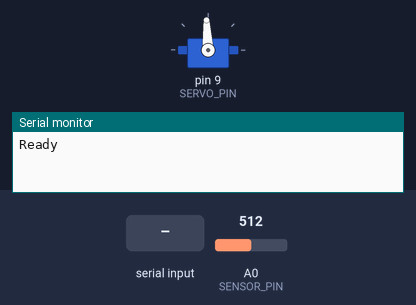
Simulated run of this program. Board: Arduino Uno, built with avr-gcc and run on an emulated ATmega328P. On the bench: servo, the last lines printed to the serial monitor. The test bench sets the inputs (shaded band); at power-on: A0 (SENSOR_PIN) = 512.

Above: at 1.2 s.
1.3 s: A0 (SENSOR_PIN) set to 440
At 1.81 s:
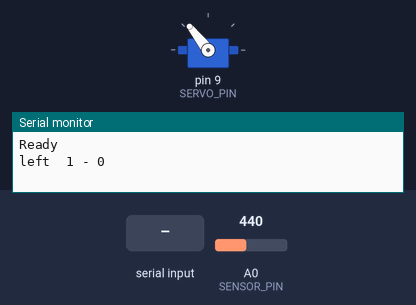
4.3 s: "90,45\n" received over Serial
7.3 s: "r" received over Serial
At 7.36 s:
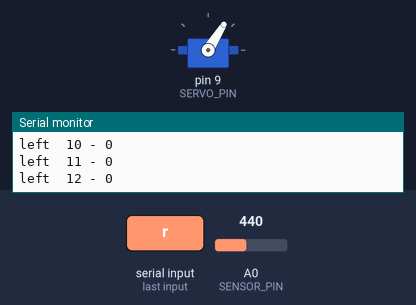
10.3 s: "v90\n" received over Serial
At 10.41 s:
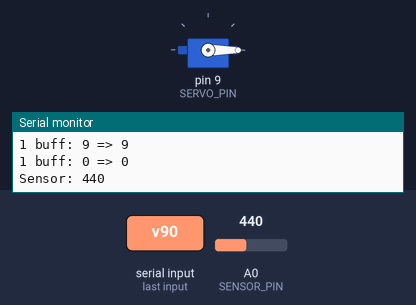
13.3 s: A0 (SENSOR_PIN) set to 460
16.3 s: A0 (SENSOR_PIN) set to 306
Timing chart, 0 to 20.3 s (numbered marks = the images above; inputs shaded):
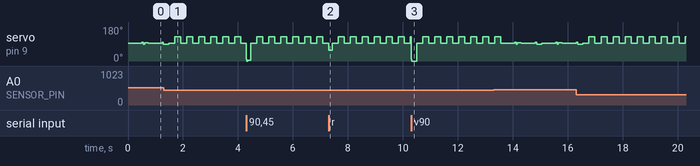

The program:

main.cpp
```cpp
#include <Arduino.h>
#include <Servo.h>

Servo servo;

#define SERVO_PIN 9
#define SENSOR_PIN A0
#define CENTER (90+3)
#define LEFT (CENTER+35)
#define RIGHT (CENTER-35)
#define MAX_OFFSET_POSITION 3

#define LEFT_MIN_SENS 250
#define LEFT_MAX_SENS 450 // 400 + slack
#define RIGHT_MIN_SENS 550 // 600 - slack
#define RIGHT_MAX_SENS 700

#define SENSOR_AVERAGE_COUNT 20
#define LOOP_DELAY 5

int pos = 0;    // variable to store the servo position
bool printSensorValue = false;
unsigned long lastPosChange = 0;
int posOffset = 0;

void changePos(int value) {
    static int prevValue = 0;
    static int totalLeft = 0;
    static int totalRight = 0;

    if (value == prevValue) {
        if (pos != value) {
            lastPosChange = millis();
        }
        pos = value;

        if (pos == LEFT) {
            totalLeft++;
            Serial.print("left  ");
        } else if (pos == RIGHT) {
            totalRight++;
            Serial.print("right ");
        } else {
            return;
        }

        posOffset = 0;
        Serial.print(totalLeft);
        Serial.print(" - ");
        Serial.println(totalRight);
        return;
    }
    prevValue = value;
}

void handleInactive() {
    static int direction = 1;
    if (lastPosChange + SENSOR_AVERAGE_COUNT * LOOP_DELAY * 5 > millis()) {
        return;
    }

    servo.write(CENTER + 5);
    delay(50);
    servo.write(CENTER - 5);
    delay(50);

    changePos(CENTER + MAX_OFFSET_POSITION * direction);
    changePos(CENTER + MAX_OFFSET_POSITION * direction);
    direction *= -1;
}

void handleSensor() {
    static long sensorValueSum = 0;
    static int sensorValueSumCounter = 0;

    sensorValueSum += analogRead(SENSOR_PIN);
    if (++sensorValueSumCounter < SENSOR_AVERAGE_COUNT) {
        return;
    }

    int sensorValue = sensorValueSum / sensorValueSumCounter;
    sensorValueSum = 0;
    sensorValueSumCounter = 0;

    if (printSensorValue) {
        Serial.print("Sensor: ");
        Serial.println(sensorValue);
    }

    if (pos != CENTER) {
        changePos(CENTER);
        return;
    }

    if (sensorValue > LEFT_MIN_SENS && sensorValue < LEFT_MAX_SENS) {
        changePos(LEFT);
    } else if (sensorValue > RIGHT_MIN_SENS && sensorValue < RIGHT_MAX_SENS) {
        changePos(RIGHT);
    } else {
        changePos(CENTER);
    }
}

void handleSerial() {
    static int buf[3];
    static int bufIndex = 0;

    if (Serial.available() <= 0) {
        return;
    }
    char input = Serial.read();

    if (input == 'l') {
        pos = LEFT;
        bufIndex = 0;
        return;
    } else if (input == 'c') {
        pos = CENTER;
        bufIndex = 0;
        return;
    } else if (input == 'r') {
        pos = RIGHT;
        bufIndex = 0;
        return;
    } else if (input == 'v') {
        printSensorValue = !printSensorValue;
        return;
    }

    // Check for numeric values to create a numeric position
    if (input >= 48 && input <= 58) {
        buf[bufIndex++] = input - 48;
    } else if (!(bufIndex > 0 && bufIndex <= 3)) {
        bufIndex = 0;
        return;
    }

    Serial.print(bufIndex);
    Serial.print(" buff: ");

    // Convert buffer to a numeric position
    if (bufIndex == 1) {
        pos = buf[0];
        Serial.print(buf[0]);
    } else if (bufIndex == 2) {
        pos = buf[0] * 10 + buf[1];
        Serial.print(buf[0]);
        Serial.print(" ");
        Serial.print(buf[1]);
    } else if (bufIndex == 3) {
        pos = buf[0] * 100 + buf[1] * 10 + buf[2];
        Serial.print(buf[0]);
        Serial.print(" ");
        Serial.print(buf[1]);
        Serial.print(" ");
        Serial.print(buf[2]);
    }

    if (pos >= 180) {
        pos = 180 - 1;
    }

    Serial.print(" => ");
    Serial.println(pos);
    bufIndex = 0;
}

void setup() {
    Serial.begin(115200);
    servo.attach(SERVO_PIN);  // attaches the servo on pin 9 to the servo object
    pinMode(SENSOR_PIN, INPUT);
    pos = CENTER;
    Serial.println("Ready");
}

void loop() {
    static int prevPos = 0;

    handleSensor();
    handleInactive();
    handleSerial();

    servo.write(pos + posOffset);

    // Add extra delay for the servo to get into the new position
    if (pos != prevPos) {
        delay(10);
        prevPos = pos;
    }

    delay(LOOP_DELAY);
}
```
